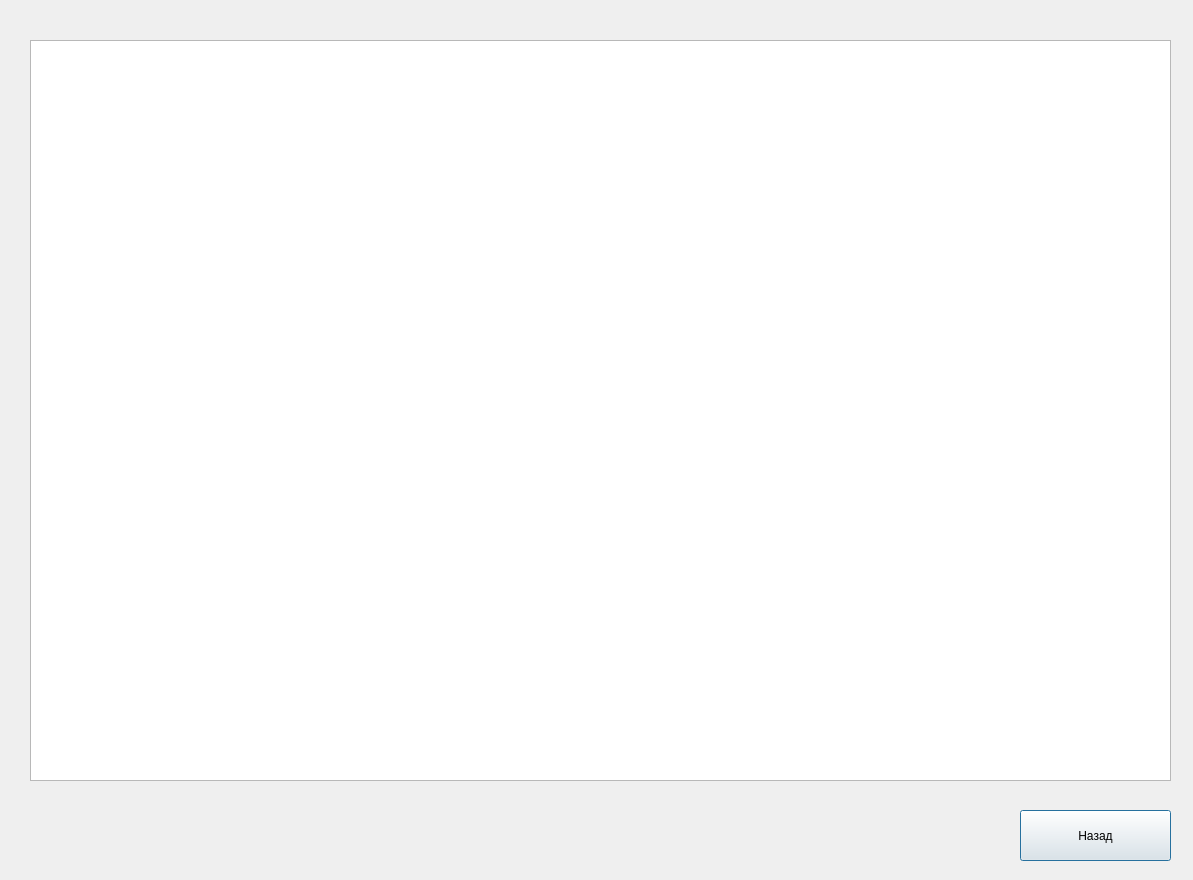
<?xml version="1.0" encoding="UTF-8"?>
<ui version="4.0">
 <class>TaskThreeDlg</class>
 <widget class="QDialog" name="TaskThreeDlg">
  <property name="geometry">
   <rect>
    <x>0</x>
    <y>0</y>
    <width>1193</width>
    <height>880</height>
   </rect>
  </property>
  <property name="windowTitle">
   <string>Dialog</string>
  </property>
  <widget class="QPushButton" name="pushButtonReturn">
   <property name="geometry">
    <rect>
     <x>1020</x>
     <y>810</y>
     <width>151</width>
     <height>51</height>
    </rect>
   </property>
   <property name="text">
    <string>Назад</string>
   </property>
  </widget>
  <widget class="QTableWidget" name="tableWidget">
   <property name="geometry">
    <rect>
     <x>30</x>
     <y>40</y>
     <width>1141</width>
     <height>741</height>
    </rect>
   </property>
  </widget>
 </widget>
 <resources/>
 <connections/>
</ui>
